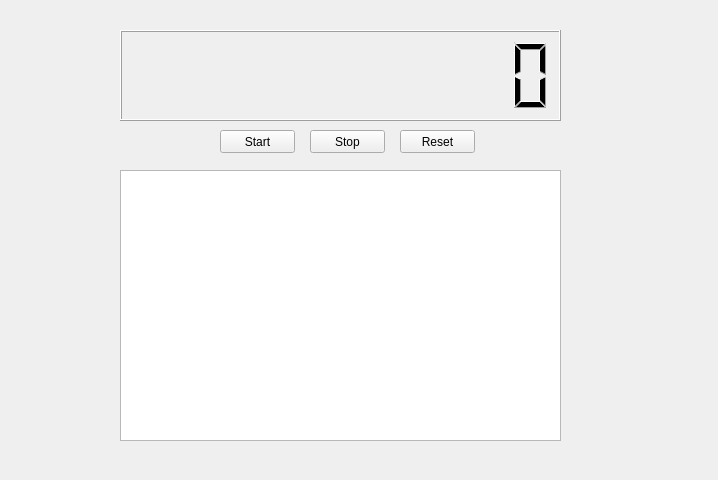
<?xml version="1.0" encoding="UTF-8"?>
<ui version="4.0">
 <class>Form</class>
 <widget class="QWidget" name="Form">
  <property name="geometry">
   <rect>
    <x>0</x>
    <y>0</y>
    <width>718</width>
    <height>480</height>
   </rect>
  </property>
  <property name="windowTitle">
   <string>Form</string>
  </property>
  <widget class="QPushButton" name="btn1">
   <property name="geometry">
    <rect>
     <x>220</x>
     <y>130</y>
     <width>75</width>
     <height>23</height>
    </rect>
   </property>
   <property name="text">
    <string>Start</string>
   </property>
  </widget>
  <widget class="QPushButton" name="btn2">
   <property name="geometry">
    <rect>
     <x>310</x>
     <y>130</y>
     <width>75</width>
     <height>23</height>
    </rect>
   </property>
   <property name="text">
    <string>Stop</string>
   </property>
  </widget>
  <widget class="QLCDNumber" name="lcdNumber">
   <property name="geometry">
    <rect>
     <x>120</x>
     <y>30</y>
     <width>441</width>
     <height>91</height>
    </rect>
   </property>
   <property name="digitCount">
    <number>11</number>
   </property>
  </widget>
  <widget class="QPushButton" name="pushButton">
   <property name="geometry">
    <rect>
     <x>400</x>
     <y>130</y>
     <width>75</width>
     <height>23</height>
    </rect>
   </property>
   <property name="text">
    <string>Reset</string>
   </property>
  </widget>
  <widget class="QListView" name="listView">
   <property name="geometry">
    <rect>
     <x>120</x>
     <y>170</y>
     <width>441</width>
     <height>271</height>
    </rect>
   </property>
  </widget>
 </widget>
 <resources/>
 <connections/>
</ui>
